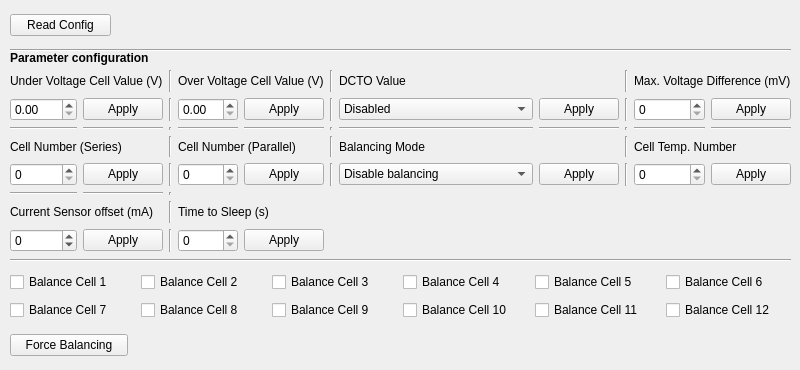
    <widget class="QWidget" name="tab">
     <attribute name="title">
      <string>BMS Config</string>
     </attribute>
     <widget class="QWidget" name="gridLayoutWidget_4">
      <property name="geometry">
       <rect>
        <x>10</x>
        <y>70</y>
        <width>781</width>
        <height>182</height>
       </rect>
      </property>
      <layout class="QGridLayout" name="parameter_layout">
       <item row="3" column="8">
        <widget class="Line" name="line_25">
         <property name="orientation">
          <enum>Qt::Vertical</enum>
         </property>
        </widget>
       </item>
       <item row="1" column="9">
        <widget class="QSpinBox" name="diff_volt_value">
         <property name="maximum">
          <number>255</number>
         </property>
        </widget>
       </item>
       <item row="7" column="2">
        <widget class="Line" name="line_17">
         <property name="orientation">
          <enum>Qt::Vertical</enum>
         </property>
        </widget>
       </item>
       <item row="4" column="0">
        <widget class="QSpinBox" name="cell_number">
         <property name="maximum">
          <number>12</number>
         </property>
        </widget>
       </item>
       <item row="0" column="6" colspan="2">
        <widget class="QLabel" name="label_35">
         <property name="text">
          <string>DCTO Value</string>
         </property>
        </widget>
       </item>
       <item row="2" column="3">
        <widget class="Line" name="line_3">
         <property name="orientation">
          <enum>Qt::Horizontal</enum>
         </property>
        </widget>
       </item>
       <item row="2" column="0">
        <widget class="Line" name="line">
         <property name="orientation">
          <enum>Qt::Horizontal</enum>
         </property>
        </widget>
       </item>
       <item row="1" column="4">
        <widget class="QPushButton" name="apply_VOV">
         <property name="text">
          <string>Apply</string>
         </property>
        </widget>
       </item>
       <item row="4" column="1">
        <widget class="QPushButton" name="apply_cell_number">
         <property name="text">
          <string>Apply</string>
         </property>
        </widget>
       </item>
       <item row="2" column="9">
        <widget class="Line" name="line_7">
         <property name="orientation">
          <enum>Qt::Horizontal</enum>
         </property>
        </widget>
       </item>
       <item row="1" column="1">
        <widget class="QPushButton" name="apply_VUV">
         <property name="text">
          <string>Apply</string>
         </property>
        </widget>
       </item>
       <item row="2" column="8">
        <widget class="Line" name="line_28">
         <property name="orientation">
          <enum>Qt::Vertical</enum>
         </property>
        </widget>
       </item>
       <item row="4" column="5">
        <widget class="Line" name="line_9">
         <property name="orientation">
          <enum>Qt::Vertical</enum>
         </property>
        </widget>
       </item>
       <item row="2" column="6">
        <widget class="Line" name="line_5">
         <property name="orientation">
          <enum>Qt::Horizontal</enum>
         </property>
        </widget>
       </item>
       <item row="7" column="1">
        <widget class="QPushButton" name="apply_current_offset">
         <property name="text">
          <string>Apply</string>
         </property>
        </widget>
       </item>
       <item row="4" column="2">
        <widget class="Line" name="line_19">
         <property name="orientation">
          <enum>Qt::Vertical</enum>
         </property>
        </widget>
       </item>
       <item row="1" column="10">
        <widget class="QPushButton" name="apply_diff_volt">
         <property name="text">
          <string>Apply</string>
         </property>
        </widget>
       </item>
       <item row="3" column="2">
        <widget class="Line" name="line_20">
         <property name="orientation">
          <enum>Qt::Vertical</enum>
         </property>
        </widget>
       </item>
       <item row="0" column="2">
        <widget class="Line" name="line_23">
         <property name="orientation">
          <enum>Qt::Vertical</enum>
         </property>
        </widget>
       </item>
       <item row="1" column="3">
        <widget class="QDoubleSpinBox" name="VOV_value">
         <property name="maximum">
          <double>51.000000000000000</double>
         </property>
         <property name="singleStep">
          <double>1.000000000000000</double>
         </property>
        </widget>
       </item>
       <item row="4" column="8">
        <widget class="Line" name="line_24">
         <property name="orientation">
          <enum>Qt::Vertical</enum>
         </property>
        </widget>
       </item>
       <item row="2" column="1">
        <widget class="Line" name="line_2">
         <property name="orientation">
          <enum>Qt::Horizontal</enum>
         </property>
        </widget>
       </item>
       <item row="6" column="0" colspan="2">
        <widget class="QLabel" name="label_51">
         <property name="text">
          <string>Current Sensor offset (mA)</string>
         </property>
        </widget>
       </item>
       <item row="1" column="5">
        <widget class="Line" name="line_11">
         <property name="orientation">
          <enum>Qt::Vertical</enum>
         </property>
        </widget>
       </item>
       <item row="2" column="10">
        <widget class="Line" name="line_8">
         <property name="orientation">
          <enum>Qt::Horizontal</enum>
         </property>
        </widget>
       </item>
       <item row="1" column="2">
        <widget class="Line" name="line_22">
         <property name="orientation">
          <enum>Qt::Vertical</enum>
         </property>
        </widget>
       </item>
       <item row="3" column="5">
        <widget class="Line" name="line_10">
         <property name="orientation">
          <enum>Qt::Vertical</enum>
         </property>
        </widget>
       </item>
       <item row="4" column="6">
        <widget class="QComboBox" name="balancing_mode_value">
         <item>
          <property name="text">
           <string>Disable balancing</string>
          </property>
         </item>
         <item>
          <property name="text">
           <string>Balance only during charge</string>
          </property>
         </item>
         <item>
          <property name="text">
           <string>Balance only during discharge</string>
          </property>
         </item>
         <item>
          <property name="text">
           <string>Balance always</string>
          </property>
         </item>
        </widget>
       </item>
       <item row="1" column="7">
        <widget class="QPushButton" name="apply_DCTO">
         <property name="text">
          <string>Apply</string>
         </property>
        </widget>
       </item>
       <item row="1" column="6">
        <widget class="QComboBox" name="DCTO_value">
         <item>
          <property name="text">
           <string>Disabled</string>
          </property>
         </item>
         <item>
          <property name="text">
           <string>0.5 minutes</string>
          </property>
         </item>
         <item>
          <property name="text">
           <string>1 minutes</string>
          </property>
         </item>
         <item>
          <property name="text">
           <string>2 minutes</string>
          </property>
         </item>
         <item>
          <property name="text">
           <string>3 minutes</string>
          </property>
         </item>
         <item>
          <property name="text">
           <string>4 minutes</string>
          </property>
         </item>
         <item>
          <property name="text">
           <string>5 minutes</string>
          </property>
         </item>
         <item>
          <property name="text">
           <string>10 minutes</string>
          </property>
         </item>
         <item>
          <property name="text">
           <string>15 minutes</string>
          </property>
         </item>
         <item>
          <property name="text">
           <string>20 minutes</string>
          </property>
         </item>
         <item>
          <property name="text">
           <string>30 minutes</string>
          </property>
         </item>
         <item>
          <property name="text">
           <string>40 minutes</string>
          </property>
         </item>
         <item>
          <property name="text">
           <string>60 minutes</string>
          </property>
         </item>
         <item>
          <property name="text">
           <string>75 minutes</string>
          </property>
         </item>
         <item>
          <property name="text">
           <string>90 minutes</string>
          </property>
         </item>
         <item>
          <property name="text">
           <string>120 minutes</string>
          </property>
         </item>
        </widget>
       </item>
       <item row="3" column="6" colspan="2">
        <widget class="QLabel" name="label_39">
         <property name="text">
          <string>Balancing Mode</string>
         </property>
        </widget>
       </item>
       <item row="2" column="2">
        <widget class="Line" name="line_21">
         <property name="orientation">
          <enum>Qt::Vertical</enum>
         </property>
        </widget>
       </item>
       <item row="3" column="0" colspan="2">
        <widget class="QLabel" name="label_36">
         <property name="text">
          <string>Cell Number (Series)</string>
         </property>
        </widget>
       </item>
       <item row="7" column="0">
        <widget class="QSpinBox" name="current_offset_value">
         <property name="minimum">
          <number>-220</number>
         </property>
         <property name="maximum">
          <number>220</number>
         </property>
        </widget>
       </item>
       <item row="1" column="0">
        <widget class="QDoubleSpinBox" name="VUV_value">
         <property name="maximum">
          <double>51.000000000000000</double>
         </property>
        </widget>
       </item>
       <item row="2" column="4">
        <widget class="Line" name="line_4">
         <property name="orientation">
          <enum>Qt::Horizontal</enum>
         </property>
        </widget>
       </item>
       <item row="0" column="0" colspan="2">
        <widget class="QLabel" name="label_33">
         <property name="text">
          <string>Under Voltage Cell Value (V)</string>
         </property>
        </widget>
       </item>
       <item row="2" column="7">
        <widget class="Line" name="line_6">
         <property name="orientation">
          <enum>Qt::Horizontal</enum>
         </property>
        </widget>
       </item>
       <item row="0" column="9" colspan="2">
        <widget class="QLabel" name="label_38">
         <property name="text">
          <string>Max. Voltage Difference (mV)</string>
         </property>
        </widget>
       </item>
       <item row="4" column="7">
        <widget class="QPushButton" name="apply_bal_mode">
         <property name="text">
          <string>Apply</string>
         </property>
        </widget>
       </item>
       <item row="1" column="8">
        <widget class="Line" name="line_26">
         <property name="orientation">
          <enum>Qt::Vertical</enum>
         </property>
        </widget>
       </item>
       <item row="0" column="8">
        <widget class="Line" name="line_27">
         <property name="orientation">
          <enum>Qt::Vertical</enum>
         </property>
        </widget>
       </item>
       <item row="0" column="3" colspan="2">
        <widget class="QLabel" name="label_34">
         <property name="text">
          <string>Over Voltage Cell Value (V)</string>
         </property>
        </widget>
       </item>
       <item row="6" column="2">
        <widget class="Line" name="line_18">
         <property name="orientation">
          <enum>Qt::Vertical</enum>
         </property>
        </widget>
       </item>
       <item row="5" column="0">
        <widget class="Line" name="line_29">
         <property name="orientation">
          <enum>Qt::Horizontal</enum>
         </property>
        </widget>
       </item>
       <item row="5" column="1">
        <widget class="Line" name="line_30">
         <property name="orientation">
          <enum>Qt::Horizontal</enum>
         </property>
        </widget>
       </item>
       <item row="0" column="5">
        <widget class="Line" name="line_31">
         <property name="orientation">
          <enum>Qt::Vertical</enum>
         </property>
        </widget>
       </item>
       <item row="2" column="5">
        <widget class="Line" name="line_32">
         <property name="orientation">
          <enum>Qt::Vertical</enum>
         </property>
        </widget>
       </item>
       <item row="5" column="2">
        <widget class="Line" name="line_33">
         <property name="orientation">
          <enum>Qt::Vertical</enum>
         </property>
        </widget>
       </item>
       <item row="3" column="3" colspan="2">
        <widget class="QLabel" name="label_52">
         <property name="text">
          <string>Cell Number (Parallel)</string>
         </property>
        </widget>
       </item>
       <item row="4" column="3">
        <widget class="QSpinBox" name="cell_number_parallel">
         <property name="maximum">
          <number>99</number>
         </property>
        </widget>
       </item>
       <item row="4" column="4">
        <widget class="QPushButton" name="apply_cell_number_parallel">
         <property name="text">
          <string>Apply</string>
         </property>
        </widget>
       </item>
       <item row="3" column="9" colspan="2">
        <widget class="QLabel" name="label_37">
         <property name="text">
          <string>Cell Temp. Number</string>
         </property>
        </widget>
       </item>
       <item row="4" column="10">
        <widget class="QPushButton" name="apply_cell_temp_number">
         <property name="text">
          <string>Apply</string>
         </property>
        </widget>
       </item>
       <item row="4" column="9">
        <widget class="QSpinBox" name="cell_temp_number">
         <property name="maximum">
          <number>32</number>
         </property>
        </widget>
       </item>
       <item row="6" column="3" colspan="2">
        <widget class="QLabel" name="label_40">
         <property name="text">
          <string>Time to Sleep (s)</string>
         </property>
        </widget>
       </item>
       <item row="7" column="3">
        <widget class="QSpinBox" name="time_sleep_value">
         <property name="maximum">
          <number>255</number>
         </property>
        </widget>
       </item>
       <item row="7" column="4">
        <widget class="QPushButton" name="apply_time_sleep">
         <property name="text">
          <string>Apply</string>
         </property>
        </widget>
       </item>
      </layout>
     </widget>
     <widget class="QWidget" name="gridLayoutWidget_3">
      <property name="geometry">
       <rect>
        <x>10</x>
        <y>270</y>
        <width>781</width>
        <height>54</height>
       </rect>
      </property>
      <layout class="QGridLayout" name="force_balance_layout">
       <item row="0" column="0">
        <widget class="QCheckBox" name="sel_bal_1">
         <property name="text">
          <string>Balance Cell 1</string>
         </property>
        </widget>
       </item>
       <item row="0" column="1">
        <widget class="QCheckBox" name="sel_bal_2">
         <property name="text">
          <string>Balance Cell 2</string>
         </property>
        </widget>
       </item>
       <item row="0" column="2">
        <widget class="QCheckBox" name="sel_bal_3">
         <property name="text">
          <string>Balance Cell 3</string>
         </property>
        </widget>
       </item>
       <item row="0" column="3">
        <widget class="QCheckBox" name="sel_bal_4">
         <property name="text">
          <string>Balance Cell 4</string>
         </property>
        </widget>
       </item>
       <item row="0" column="4">
        <widget class="QCheckBox" name="sel_bal_5">
         <property name="text">
          <string>Balance Cell 5</string>
         </property>
        </widget>
       </item>
       <item row="0" column="5">
        <widget class="QCheckBox" name="sel_bal_6">
         <property name="text">
          <string>Balance Cell 6</string>
         </property>
        </widget>
       </item>
       <item row="1" column="0">
        <widget class="QCheckBox" name="sel_bal_7">
         <property name="text">
          <string>Balance Cell 7</string>
         </property>
        </widget>
       </item>
       <item row="1" column="1">
        <widget class="QCheckBox" name="sel_bal_8">
         <property name="text">
          <string>Balance Cell 8</string>
         </property>
        </widget>
       </item>
       <item row="1" column="2">
        <widget class="QCheckBox" name="sel_bal_9">
         <property name="text">
          <string>Balance Cell 9</string>
         </property>
        </widget>
       </item>
       <item row="1" column="3">
        <widget class="QCheckBox" name="sel_bal_10">
         <property name="text">
          <string>Balance Cell 10</string>
         </property>
        </widget>
       </item>
       <item row="1" column="4">
        <widget class="QCheckBox" name="sel_bal_11">
         <property name="text">
          <string>Balance Cell 11</string>
         </property>
        </widget>
       </item>
       <item row="1" column="5">
        <widget class="QCheckBox" name="sel_bal_12">
         <property name="text">
          <string>Balance Cell 12</string>
         </property>
        </widget>
       </item>
      </layout>
     </widget>
     <widget class="QWidget" name="gridLayoutWidget_7">
      <property name="geometry">
       <rect>
        <x>10</x>
        <y>330</y>
        <width>118</width>
        <height>31</height>
       </rect>
      </property>
      <layout class="QGridLayout" name="balancing_button">
       <item row="0" column="0">
        <widget class="QPushButton" name="force_balancing_button">
         <property name="text">
          <string>Force Balancing</string>
         </property>
        </widget>
       </item>
      </layout>
     </widget>
     <widget class="QLabel" name="label_50">
      <property name="geometry">
       <rect>
        <x>10</x>
        <y>50</y>
        <width>151</width>
        <height>16</height>
       </rect>
      </property>
      <property name="font">
       <font>
        <pointsize>9</pointsize>
        <weight>75</weight>
        <bold>true</bold>
       </font>
      </property>
      <property name="text">
       <string>Parameter configuration</string>
      </property>
     </widget>
     <widget class="Line" name="line_13">
      <property name="geometry">
       <rect>
        <x>10</x>
        <y>40</y>
        <width>781</width>
        <height>20</height>
       </rect>
      </property>
      <property name="orientation">
       <enum>Qt::Horizontal</enum>
      </property>
     </widget>
     <widget class="Line" name="line_15">
      <property name="geometry">
       <rect>
        <x>10</x>
        <y>250</y>
        <width>781</width>
        <height>20</height>
       </rect>
      </property>
      <property name="orientation">
       <enum>Qt::Horizontal</enum>
      </property>
     </widget>
     <widget class="QWidget" name="horizontalLayoutWidget">
      <property name="geometry">
       <rect>
        <x>10</x>
        <y>10</y>
        <width>101</width>
        <height>31</height>
       </rect>
      </property>
      <layout class="QHBoxLayout" name="config_button">
       <item>
        <widget class="QPushButton" name="read_config_button">
         <property name="text">
          <string>Read Config</string>
         </property>
        </widget>
       </item>
      </layout>
     </widget>
    </widget>
